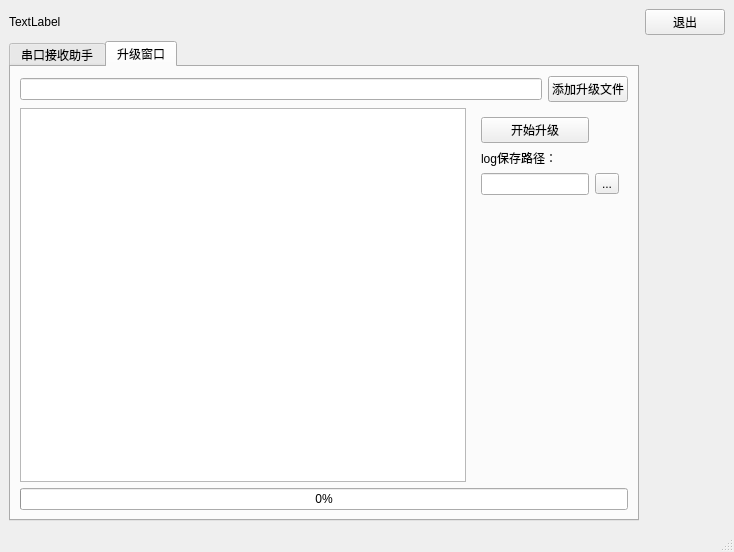
<?xml version="1.0" encoding="UTF-8"?>
<ui version="4.0">
 <class>MainWindow</class>
 <widget class="QMainWindow" name="MainWindow">
  <property name="geometry">
   <rect>
    <x>0</x>
    <y>0</y>
    <width>734</width>
    <height>552</height>
   </rect>
  </property>
  <property name="windowTitle">
   <string>rrcom</string>
  </property>
  <widget class="QWidget" name="centralwidget">
   <layout class="QGridLayout" name="gridLayout_5">
    <item row="0" column="0">
     <widget class="QLabel" name="main_timer_lab">
      <property name="text">
       <string>TextLabel</string>
      </property>
     </widget>
    </item>
    <item row="0" column="1">
     <spacer name="horizontalSpacer">
      <property name="orientation">
       <enum>Qt::Orientation::Horizontal</enum>
      </property>
      <property name="sizeHint" stdset="0">
       <size>
        <width>632</width>
        <height>20</height>
       </size>
      </property>
     </spacer>
    </item>
    <item row="0" column="2">
     <widget class="QPushButton" name="quit_btn">
      <property name="text">
       <string>退出</string>
      </property>
     </widget>
    </item>
    <item row="1" column="0" colspan="2">
     <widget class="QTabWidget" name="tabWidget">
      <property name="currentIndex">
       <number>1</number>
      </property>
      <widget class="QWidget" name="tab">
       <attribute name="title">
        <string>串口接收助手</string>
       </attribute>
       <layout class="QGridLayout" name="gridLayout_4">
        <item row="0" column="0">
         <widget class="QLabel" name="label">
          <property name="text">
           <string>数据接收窗口</string>
          </property>
         </widget>
        </item>
        <item row="1" column="0">
         <widget class="QTextEdit" name="recv_edit"/>
        </item>
        <item row="1" column="1">
         <widget class="QWidget" name="widget_2" native="true">
          <layout class="QGridLayout" name="gridLayout_3">
           <item row="0" column="0">
            <widget class="QCheckBox" name="hexdisplay_checkBox">
             <property name="text">
              <string>16进制显示</string>
             </property>
            </widget>
           </item>
           <item row="1" column="0">
            <widget class="QCheckBox" name="chk_rev_line_checkBox">
             <property name="text">
              <string>换行显示</string>
             </property>
            </widget>
           </item>
           <item row="2" column="0">
            <widget class="QCheckBox" name="chk_rev_time_checkBox">
             <property name="text">
              <string>时间显示</string>
             </property>
            </widget>
           </item>
           <item row="3" column="0">
            <spacer name="verticalSpacer">
             <property name="orientation">
              <enum>Qt::Orientation::Vertical</enum>
             </property>
             <property name="sizeHint" stdset="0">
              <size>
               <width>20</width>
               <height>203</height>
              </size>
             </property>
            </spacer>
           </item>
          </layout>
         </widget>
        </item>
        <item row="2" column="0">
         <widget class="QLabel" name="label_2">
          <property name="text">
           <string>发送数据窗口</string>
          </property>
         </widget>
        </item>
        <item row="3" column="0" rowspan="2">
         <widget class="QTextEdit" name="send_edit"/>
        </item>
        <item row="3" column="1">
         <widget class="QPushButton" name="send_btn">
          <property name="text">
           <string>发送</string>
          </property>
         </widget>
        </item>
        <item row="4" column="1">
         <widget class="QCheckBox" name="sendnewline_checkBox">
          <property name="text">
           <string>发送新行</string>
          </property>
         </widget>
        </item>
       </layout>
      </widget>
      <widget class="QWidget" name="tab_2">
       <attribute name="title">
        <string>升级窗口</string>
       </attribute>
       <layout class="QGridLayout" name="gridLayout_2">
        <item row="0" column="0" colspan="2">
         <widget class="QLineEdit" name="download_file_name_edit"/>
        </item>
        <item row="0" column="2">
         <widget class="QPushButton" name="open_download_file_btn">
          <property name="text">
           <string>添加升级文件</string>
          </property>
         </widget>
        </item>
        <item row="1" column="0">
         <widget class="QTextEdit" name="ota_step_edit"/>
        </item>
        <item row="1" column="1" colspan="2">
         <widget class="QWidget" name="widget" native="true">
          <layout class="QGridLayout" name="gridLayout">
           <item row="0" column="0">
            <widget class="QPushButton" name="start_ota_btn">
             <property name="text">
              <string>开始升级</string>
             </property>
             <property name="checkable">
              <bool>true</bool>
             </property>
             <property name="checked">
              <bool>false</bool>
             </property>
             <property name="autoExclusive">
              <bool>false</bool>
             </property>
            </widget>
           </item>
           <item row="1" column="0">
            <widget class="QLabel" name="label_3">
             <property name="text">
              <string>log保存路径：</string>
             </property>
            </widget>
           </item>
           <item row="3" column="0">
            <spacer name="verticalSpacer_2">
             <property name="orientation">
              <enum>Qt::Orientation::Vertical</enum>
             </property>
             <property name="sizeHint" stdset="0">
              <size>
               <width>20</width>
               <height>233</height>
              </size>
             </property>
            </spacer>
           </item>
           <item row="2" column="1">
            <widget class="QToolButton" name="open_log_file_btn">
             <property name="text">
              <string>...</string>
             </property>
            </widget>
           </item>
           <item row="2" column="0">
            <widget class="QLineEdit" name="log_file_name_edit"/>
           </item>
          </layout>
         </widget>
        </item>
        <item row="2" column="0" colspan="3">
         <widget class="QProgressBar" name="progressBar">
          <property name="value">
           <number>0</number>
          </property>
         </widget>
        </item>
       </layout>
      </widget>
     </widget>
    </item>
   </layout>
  </widget>
  <widget class="QMenuBar" name="menubar">
   <property name="geometry">
    <rect>
     <x>0</x>
     <y>0</y>
     <width>734</width>
     <height>21</height>
    </rect>
   </property>
  </widget>
  <widget class="QStatusBar" name="statusbar"/>
 </widget>
 <resources/>
 <connections/>
</ui>
